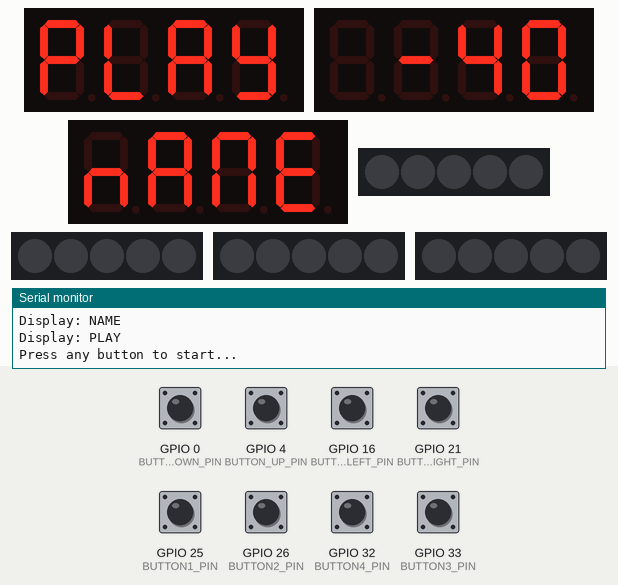
Bench run of a program on a simulated ESP32. Parts: 3 × 4-digit seven-segment display, 4 × 5 RGB LEDs in strip order, left to right, the last lines printed to the serial monitor. Inputs (shaded band) come from the test bench; at power-on: GPIO 0 (BUTTON_DOWN_PIN), GPIO 4 (BUTTON_UP_PIN), GPIO 16 (BUTTON_LEFT_PIN), GPIO 21 (BUTTON_RIGHT_PIN), GPIO 25 (BUTTON1_PIN), GPIO 26 (BUTTON2_PIN), GPIO 32 (BUTTON4_PIN), GPIO 33 (BUTTON3_PIN) HIGH. Dim RGB values are drawn brighter than linear; random numbers use the default seed unless the program sets one.

Above: at 1.9 s.
2.0 s: GPIO 0 (BUTTON_DOWN_PIN) pulled LOW for 0.15 s
At 2.42 s:
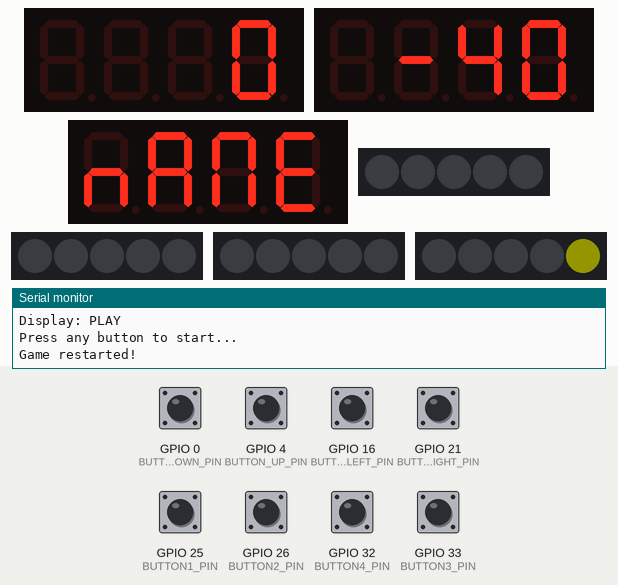
2.7 s: GPIO 32 (BUTTON4_PIN) pulled LOW for 0.15 s
At 2.92 s:
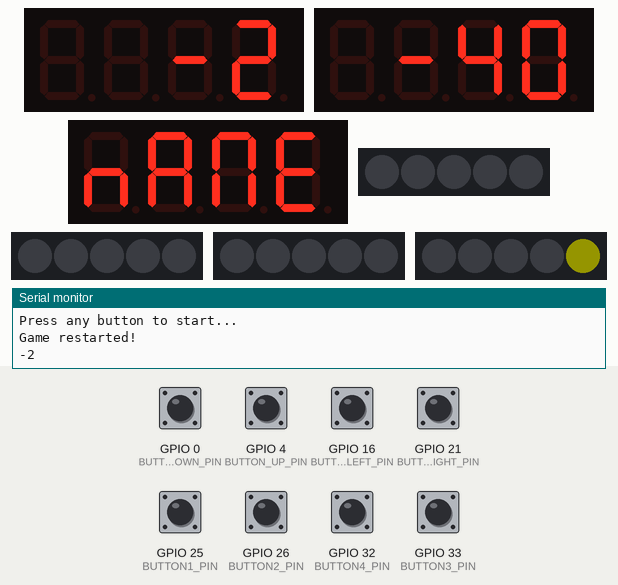
3.4 s: GPIO 32 (BUTTON4_PIN) pulled LOW for 1 s
At 4.63 s:
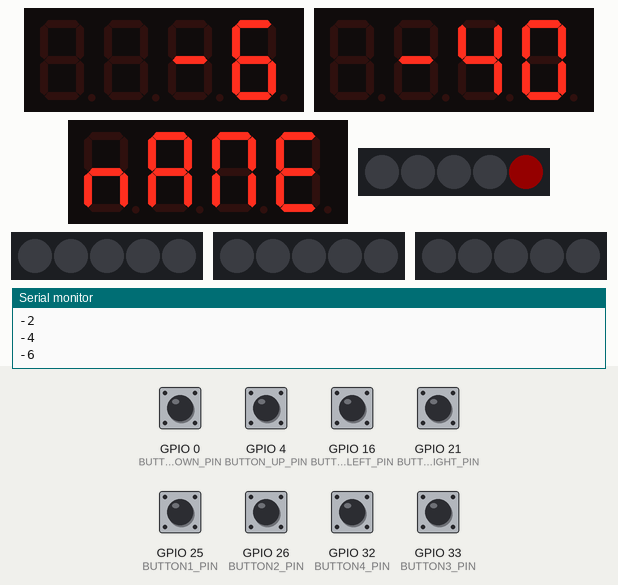
5.0 s: GPIO 25 (BUTTON1_PIN) pulled LOW for 0.15 s
At 7.3 s:
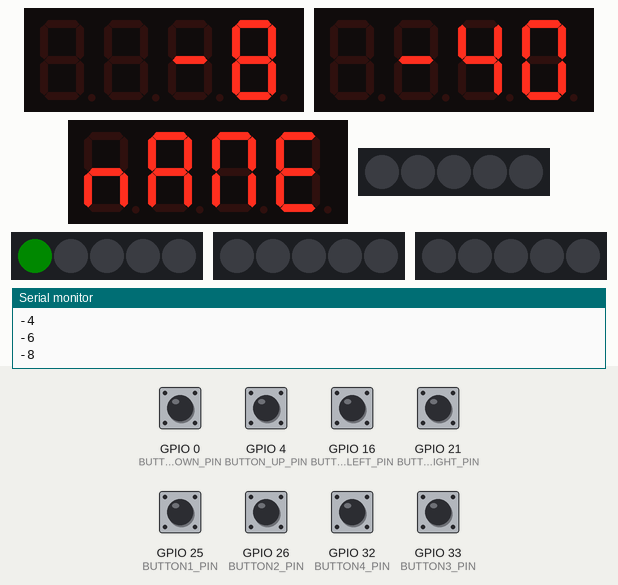
7.9 s: GPIO 26 (BUTTON2_PIN) pulled LOW for 0.15 s
At 10.9 s:
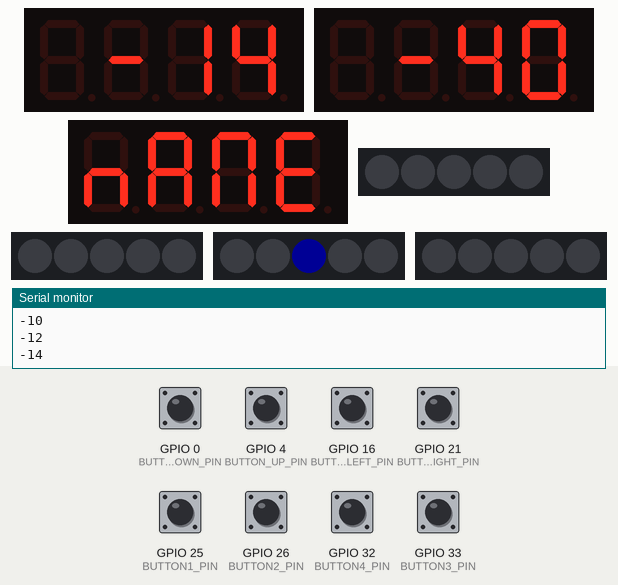
11.0 s: GPIO 33 (BUTTON3_PIN) pulled LOW for 0.15 s
At 14.6 s:
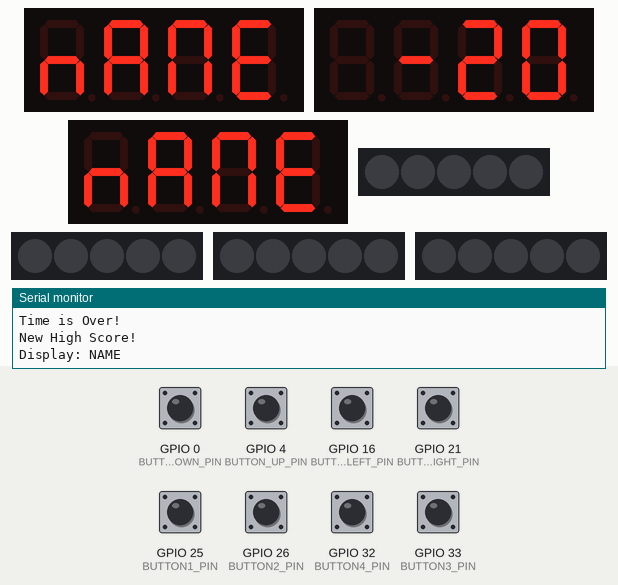
Timing chart, 0 to 16.1 s (numbered marks = the images above; inputs shaded):
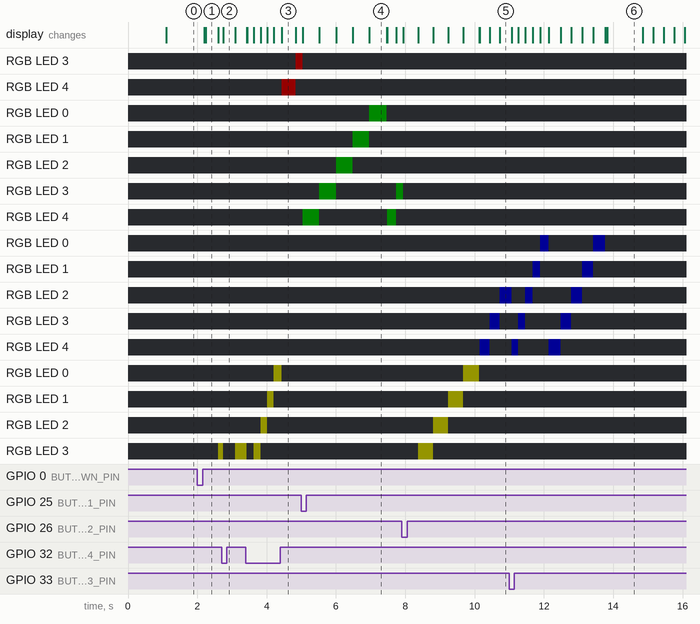

The program:

main.cpp
```cpp
#include <Arduino.h>
#include <FastLED.h>
#include <TM1637Display.h>
#include <map>

#define LED1_PIN 19
#define LED2_PIN 18
#define LED3_PIN 23
#define LED4_PIN 2

#define BUTTON1_PIN 25
#define BUTTON2_PIN 26
#define BUTTON3_PIN 33
#define BUTTON4_PIN 32
#define BUTTON_UP_PIN 4
#define BUTTON_DOWN_PIN 0
#define BUTTON_RIGHT_PIN 21
#define BUTTON_LEFT_PIN 16

#define NUM_LEDS 5
#define BRIGHTNESS 20
#define LED_TYPE WS2812B
#define GAME_DURATION (10 * 1000) // Game duration in ms (10 seconds)

CRGB leds1[NUM_LEDS];
CRGB leds2[NUM_LEDS];
CRGB leds3[NUM_LEDS];
CRGB leds4[NUM_LEDS];

int led1_pos = 0;
int led2_pos = 0;
int led3_pos = 0;
int led4_pos = 0;

int points1 = 0;
int bestScore = -40;
char nameBestScore[5] = "NAME";

TM1637Display display(17, 5);
TM1637Display display2(13, 14);
TM1637Display display3(22, 15);


char characters[4] = {'A', 'B', 'C', 'D'}; // chars
int selectedIndex = 0;

// 7-segment encodings for letters (A-Z)
std::map<char, uint8_t> letterEncoding = {
  {'A', 0b01110111},
  {'B', 0b01111100},
  {'C', 0b00111001},
  {'D', 0b01011110},
  {'E', 0b01111001},
  {'F', 0b01110001},
  {'G', 0b00111101},
  {'H', 0b01110110},
  {'I', 0b00110000},
  {'J', 0b00011110},
  {'K', 0b01110110},
  {'L', 0b00111000},
  {'M', 0b00110111}, // kinda
  {'N', 0b01010100},
  {'O', 0b00111111},
  {'P', 0b01110011},
  {'Q', 0b01100111},
  {'R', 0b01010000},
  {'S', 0b01101101},
  {'T', 0b01111000},
  {'U', 0b00111110},
  {'V', 0b00111110}, // Same as U/W
  {'W', 0b00111110}, // Same as U/V
  {'X', 0b01110110}, // Same as H/K
  {'Y', 0b01101110},
  {'Z', 0b01011011}
};

unsigned long gameStartTime = 0;
bool gameActive = true;

// track last state of row buttons
bool lastRowButtonState[4] = { HIGH, HIGH, HIGH, HIGH };

void updateDisplay2() {
  // using letterEncoding map characters to 7-segment display segments
  uint8_t segments[4];
  for (int i = 0; i < 4; i++) {
    if (letterEncoding.find(characters[i]) != letterEncoding.end()) {
      segments[i] = letterEncoding[characters[i]]; // Get the segment encoding from map
    } else {
      segments[i] = 0; // Default to blank if character is not inmap
    }
  }

  display2.setSegments(segments);

  // Print characters to the serial monitor
  Serial.print("Characters: ");
  for (int i = 0; i < 4; i++) {
    Serial.print(characters[i]);
  }
  Serial.println();
}

void displayTextOnTM1637(const char* text, TM1637Display& disp) {
  uint8_t segments[4] = {0, 0, 0, 0};
  for (int i = 0; i < 4 && text[i] != '\0'; i++) {
    if (letterEncoding.find(text[i]) != letterEncoding.end()) {
      segments[i] = letterEncoding[text[i]];
    } else {
      segments[i] = 0;
    }
  }
  disp.setSegments(segments);

  // Print characters to the serial monitor
  Serial.print("Display: ");
  for (int i = 0; i < 4 && text[i] != '\0'; i++) {
    Serial.print(text[i]);
  }
  Serial.println();
}

void waitForRestart() {
  // display.showNumberDecEx(0, 0b01111111, true, 4, 0); // "----" placeholder
  Serial.println("Press any button to start...");

  while (true) {
    if (digitalRead(BUTTON1_PIN) == LOW || digitalRead(BUTTON2_PIN) == LOW ||
        digitalRead(BUTTON3_PIN) == LOW || digitalRead(BUTTON4_PIN) == LOW ||
        digitalRead(BUTTON_UP_PIN) == LOW || digitalRead(BUTTON_DOWN_PIN) == LOW ||
        digitalRead(BUTTON_RIGHT_PIN) == LOW || digitalRead(BUTTON_LEFT_PIN) == LOW) {
      delay(200); // Debounce delay
      break;
    }
  }

  // Reset game
  points1 = 0;
  gameStartTime = millis();
  gameActive = true;
  display.showNumberDec(points1); // Reset the main display to show the score
  display2.showNumberDec(bestScore); // Keep showing the high score
  Serial.println("Game restarted!");
}

void blinkSelectedCharacter() {
  static unsigned long lastBlink = 0;
  static bool showChar = true;

  if (millis() - lastBlink > 300) {
    showChar = !showChar;
    lastBlink = millis();

    uint8_t segments[4];
    for (int i = 0; i < 4; i++) {
      if (i == selectedIndex && !showChar) {
        segments[i] = 0; // Blank the selected character to make it blink
      } else if (letterEncoding.find(characters[i]) != letterEncoding.end()) {
        segments[i] = letterEncoding[characters[i]];
      } else {
        segments[i] = 0;
      }
    }
    display.setSegments(segments);
  }
}

void setup()
{
  Serial.begin(115200);
  delay(1000);

  pinMode(BUTTON1_PIN, INPUT_PULLUP);
  pinMode(BUTTON2_PIN, INPUT_PULLUP);
  pinMode(BUTTON3_PIN, INPUT_PULLUP);
  pinMode(BUTTON4_PIN, INPUT_PULLUP);
  pinMode(BUTTON_UP_PIN, INPUT_PULLUP);
  pinMode(BUTTON_DOWN_PIN, INPUT_PULLUP);
  pinMode(BUTTON_RIGHT_PIN, INPUT_PULLUP);
  pinMode(BUTTON_LEFT_PIN, INPUT_PULLUP);

  FastLED.addLeds<LED_TYPE, LED1_PIN, GRB>(leds1, NUM_LEDS).setCorrection(TypicalLEDStrip);
  FastLED.addLeds<LED_TYPE, LED2_PIN, GRB>(leds2, NUM_LEDS).setCorrection(TypicalLEDStrip);
  FastLED.addLeds<LED_TYPE, LED3_PIN, GRB>(leds3, NUM_LEDS).setCorrection(TypicalLEDStrip);
  FastLED.addLeds<LED_TYPE, LED4_PIN, GRB>(leds4, NUM_LEDS).setCorrection(TypicalLEDStrip);
  FastLED.setBrightness(BRIGHTNESS);

  // seed the RNG for variable speed and strip choice
  randomSeed(micros());

  display.setBrightness(0x0f);
  display.clear();

  display2.setBrightness(0x0f);
  display2.clear();


  display3.setBrightness(0x0f);
  display3.clear();


  gameStartTime = millis(); // Initialize the game start time

  Serial.println("Setup complete");

  displayTextOnTM1637(nameBestScore, display3); // Show the final score
  display2.showNumberDec(bestScore); // Keep showing the high score
  displayTextOnTM1637("PLAY", display); // Show the final score
  waitForRestart(); // Wait for any button press to restart
}


void loop()
{
  if (gameActive)
  {
    // Check if the game duration has passed
    if (millis() - gameStartTime >= GAME_DURATION)
    {
      gameActive = false; // End the game
      Serial.println("Time is Over!");

      // Check if the final score exceeds the high score
      if (points1 > bestScore)
      {
        Serial.println("New High Score!");
        displayTextOnTM1637("NAME", display); // Show characters on main display
        display2.showNumberDec(points1);
        delay(1000);
      }
      else
      {
        Serial.println("No new high score.");
        displayTextOnTM1637("Over", display);
        display2.showNumberDec(bestScore);
        displayTextOnTM1637("PLAY", display);
        waitForRestart();
      }
    }
    else
    {
      // reset any released buttons so next press is detected
      for (int i = 0; i < 4; i++) {
        uint8_t pin = (i==0 ? BUTTON1_PIN :
                       i==1 ? BUTTON2_PIN :
                       i==2 ? BUTTON3_PIN :
                              BUTTON4_PIN);
        if (digitalRead(pin) == HIGH) lastRowButtonState[i] = HIGH;
      }

      // random leds and button
      int stripIndex = random(0, 4);
      CRGB* currentLeds;
      uint8_t buttonPin;
      CRGB activeColor;

      switch (stripIndex) {
        case 0:
          currentLeds = leds1;
          buttonPin = BUTTON1_PIN;
          activeColor = CRGB::Red;
          break;
        case 1:
          currentLeds = leds2;
          buttonPin = BUTTON2_PIN;
          activeColor = CRGB::Green;
          break;
        case 2:
          currentLeds = leds3;
          buttonPin = BUTTON3_PIN;
          activeColor = CRGB::Blue;
          break;
        case 3:
          currentLeds = leds4;
          buttonPin = BUTTON4_PIN;
          activeColor = CRGB::Yellow;
          break;
      }

      // random delay between steps (150ms–500ms)
      unsigned long timeout = random(150, 501);
      int buttonPressed = 0;
      fill_solid(currentLeds, NUM_LEDS, CRGB::Black);
      FastLED.show();

      // scan from last to first
      for (int idx = NUM_LEDS - 1; idx >= 0; idx--)
      {
        fill_solid(currentLeds, NUM_LEDS, CRGB::Black);
        currentLeds[idx] = activeColor;
        FastLED.show();

        unsigned long startTime = millis();
        bool scored = false;

        // button press detection
        while (millis() - startTime < timeout)
        {
          bool curr = (digitalRead(buttonPin) == LOW);
          if (curr && lastRowButtonState[stripIndex]) {
            lastRowButtonState[stripIndex] = LOW;   // mark as handled
            buttonPressed++;
            if (idx == 0)        points1 += 2;
            else if (idx == 1)   points1 += 1;
            else                  points1 -= 2;
            scored = true;
            break;
          }
          lastRowButtonState[stripIndex] = curr ? LOW : HIGH;
          delay(10);
        }

        if (scored) break;
      }

      if (buttonPressed == 0) points1 -= 2;

      // display results
      display.showNumberDec(points1);
      Serial.println(points1);
      fill_solid(currentLeds, NUM_LEDS, CRGB::Black);
      FastLED.show();
      delay(0);
    }
  }
  else
  {
    // Username selection logic (only active after the game ends and if there's a new high score)
    if (points1 > bestScore)
    {
      blinkSelectedCharacter(); // Blink selected character

      if (digitalRead(BUTTON_UP_PIN) == LOW)
      {
        characters[selectedIndex]++;
        if (characters[selectedIndex] > 'Z') characters[selectedIndex] = 'A';
        delay(200);
      }

      if (digitalRead(BUTTON_DOWN_PIN) == LOW)
      {
        characters[selectedIndex]--;
        if (characters[selectedIndex] < 'A') characters[selectedIndex] = 'Z';
        delay(200);
      }

      if (digitalRead(BUTTON_RIGHT_PIN) == LOW)
      {
        selectedIndex = (selectedIndex + 1) % 4;
        delay(200);
      }

      if (digitalRead(BUTTON_LEFT_PIN) == LOW)
      {
        selectedIndex = (selectedIndex - 1 + 4) % 4;
        delay(200);
      }

      if (digitalRead(BUTTON1_PIN) == LOW || digitalRead(BUTTON2_PIN) == LOW ||
          digitalRead(BUTTON3_PIN) == LOW || digitalRead(BUTTON4_PIN) == LOW) {
        // Save the selected name and update high score
        bestScore = points1;
        strncpy(nameBestScore, characters, 4);
        nameBestScore[4] = '\0';
        Serial.print("Name saved: ");
        Serial.println(nameBestScore);

        // Update display3 with the new username
        displayTextOnTM1637(nameBestScore, display3);
        display2.showNumberDec(bestScore); // Update display2 with the new high score

        displayTextOnTM1637("PLAY", display);
        delay(2000);
        waitForRestart();
      }
    }
  }
  delay(10);
}
```

Measured:
- after the input at 2.0 s, RGB LED 3: off → RGB(20, 20, 0) after 0.61 s; RGB LED 4: off → RGB(20, 20, 0) after 0.25 s, → off 0.36 s later; the display: first changes after 0.20 s (image 1 shows a later state)
- what the display in image 3 shows lasts 0.4 s, from 4.4 s to 4.8 s
- what the display in image 4 shows lasts 0.5 s, from 7.0 s to 7.5 s
- what the display in image 6 shows lasts 1.1 s, from 13.8 s to 14.9 s
